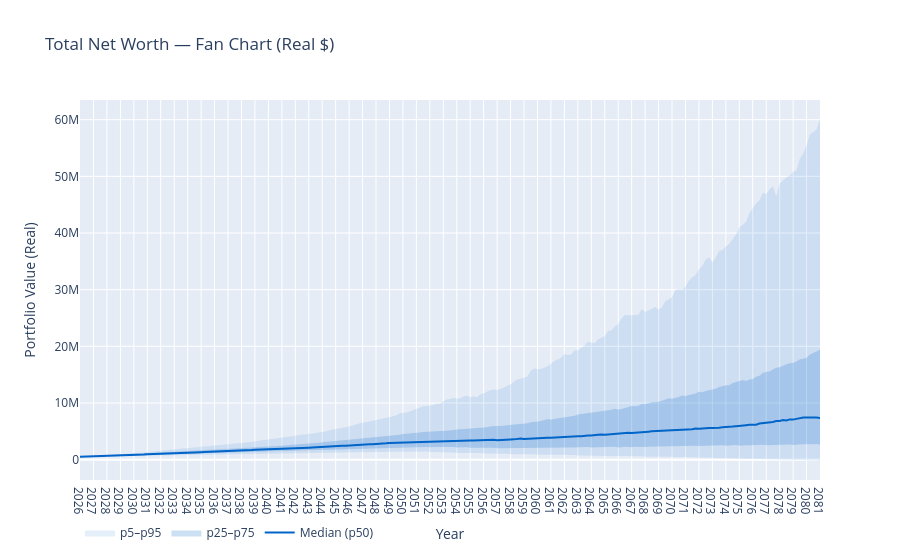

This figure's notebook cell:
### Markdown cell above
## 9. Total wealth fan chart

### Code cell
result.total.plot().update_layout(title="Total Net Worth — Fan Chart (Real $)").show()

paths = result.total.paths
print(f"Median terminal wealth:   ${float(np.median(paths[:, -1])):>14,.0f}")
print(f"10th pct terminal wealth: ${float(np.percentile(paths[:, -1], 10)):>14,.0f}")
print(f"25th pct terminal wealth: ${float(np.percentile(paths[:, -1], 25)):>14,.0f}")
print(f"P(ruin):                   {float(np.mean(paths[:, -1] <= 0)):>14.1%}")

### Figure 1 — Plotly figure (JSON) as saved in the notebook; plotly's stock layout.template omitted (floating-point values rounded to 4 significant figures; data arrays with more than 128 entries replaced by an {"elided": "..."} marker saying what was removed)
{"data": [{"fill": "toself", "fillcolor": "rgba(0, 100, 200, 0.1)", "hoverinfo": "skip", "line": {"color": "rgba(255,255,255,0)"}, "name": "p5–p95", "type": "scatter", "x": {"elided": "442 str values"}, "y": {"elided": "442 float values"}}, {"fill": "toself", "fillcolor": "rgba(0, 100, 200, 0.2)", "hoverinfo": "skip", "line": {"color": "rgba(255,255,255,0)"}, "name": "p25–p75", "type": "scatter", "x": {"elided": "442 str values"}, "y": {"elided": "442 float values"}}, {"line": {"color": "rgb(0, 100, 200)", "width": 2}, "mode": "lines", "name": "Median (p50)", "type": "scatter", "x": {"elided": "221 str values"}, "y": {"elided": "221 float values"}}], "layout": {"legend": {"orientation": "h"}, "title": {"text": "Total Net Worth — Fan Chart (Real $)"}, "xaxis": {"dtick": "M12", "tickformat": "%Y", "title": {"text": "Year"}}, "yaxis": {"title": {"text": "Portfolio Value (Real)"}}}}
